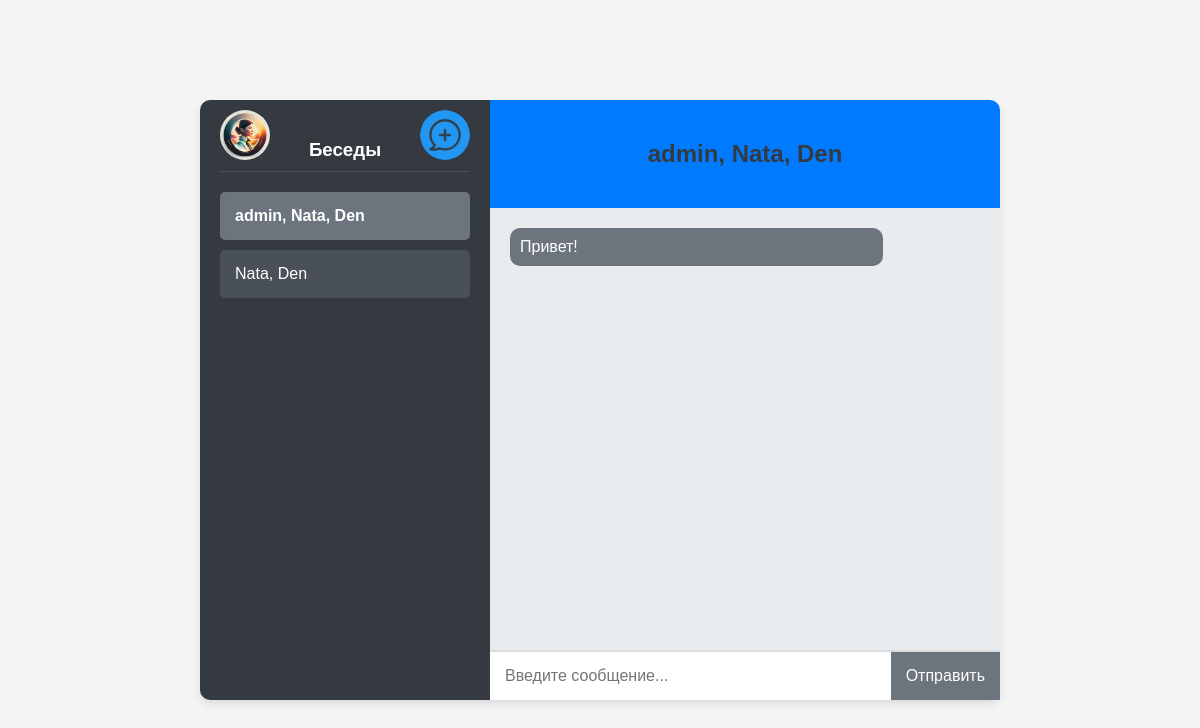
The app's page / (signed in), older data.
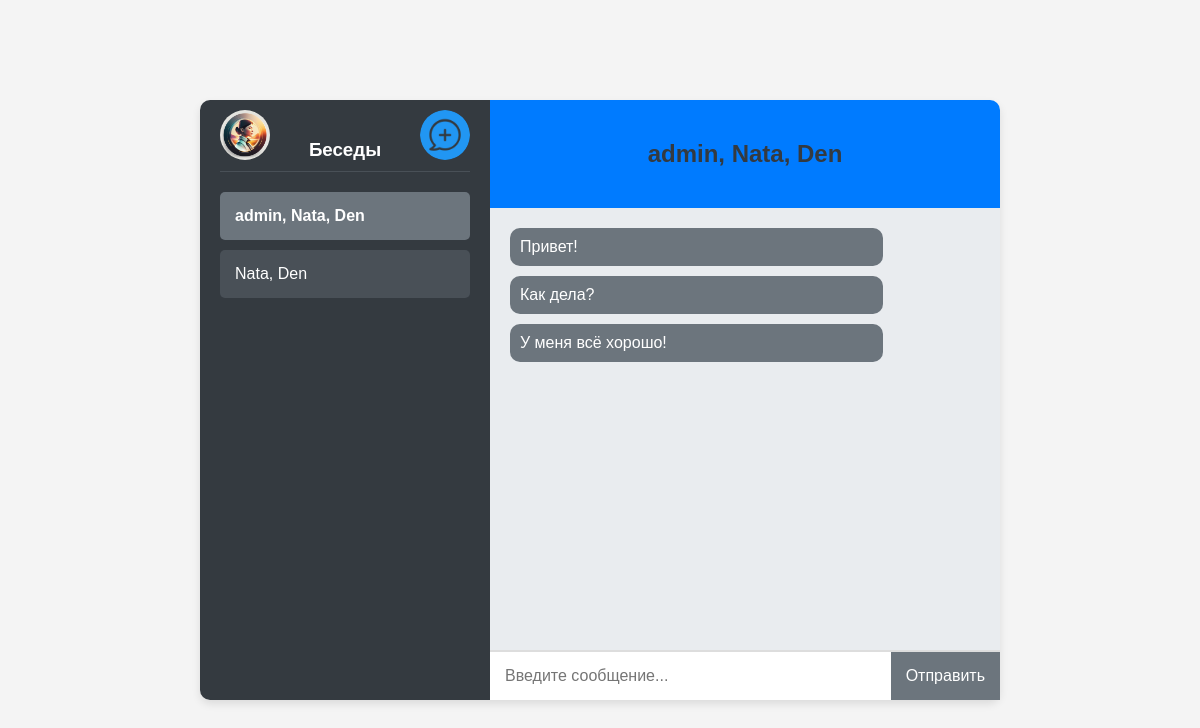
The same page, newer data.
### api/models.py (models this page shows, shortened)
class ChatRoom(models.Model):
    users = models.ManyToManyField(User, related_name='chatrooms')
    def __str__(self):
        return ', '.join([user.username for user in self.users.all()])

class Message(models.Model):
    sender = models.ForeignKey(User, on_delete=models.CASCADE, related_name='sent_messages')
    chat_room = models.ForeignKey(ChatRoom, on_delete=models.CASCADE, related_name='messages')
    timestamp = models.DateTimeField(auto_now_add=True)
    text = models.TextField()

### api/views.py (the view)
# urls.py: path('', homepage, name='home'),
def homepage(request):
    if request.user is None or request.user.is_anonymous:
        return render(request, 'index.html')
    user = request.user
    chat_rooms = ChatRoom.objects.filter(users=user)
    selected_chat_room = chat_rooms.first()
    messages = Message.objects.filter(chat_room=selected_chat_room) if selected_chat_room else []
    context = {
        'user': user,
        'chat_rooms': chat_rooms,
        'selected_chat_room': selected_chat_room,
        'messages': messages,
    }
    return render(request, 'chat.html', context)

### templates/chat.html (shortened to what this page needs)
<!DOCTYPE html>
<html lang="ru">
<head>
    {% load static %}
    <link rel="stylesheet" href="{% static 'css/style.css' %}">
</head>
<body>
<div class="container messenger-container">
    <div class="sidebar">
        <div class="avatar">
            <img src="{% static 'images/avatar.jpg' %}" alt="Аватар" />
        </div>
        <div class="create-chat">
            <img src="{% static 'images/create-chat-icon.png' %}" alt="Создать беседу">
        </div>
        <h3>Беседы</h3>
        <div class="chat-list">
            {% for chat_room in chat_rooms %}
            <div class="chat-item {% if forloop.first %}selected{% endif %}" data-chat-id="{{ chat_room.id }}">{{ chat_room }}</div>
            {% empty %}
            <p>У вас пока нет чатов.</p>
            {% endfor %}
        </div>
    </div>
    <div class="chat-container">
        <div class="chat-header">
            <h2>{{ selected_chat_room }}</h2>
        </div>
        <div class="chat-messages">
            {% for message in messages %}
            <div class="message {% if message.sender == user %}sent{% else %}received{% endif %}">{{ message.text }}</div>
            {% endfor %}
        </div>
        <div class="chat-input">
            <input type="text" placeholder="Введите сообщение...">
            <button disabled>Отправить</button>
        </div>
    </div>
</div>
</body>
</html>

Row changes from the older to the newer data that the page shows:
added Message: text "Как дела?"
added Message: text "У меня всё хорошо!"
